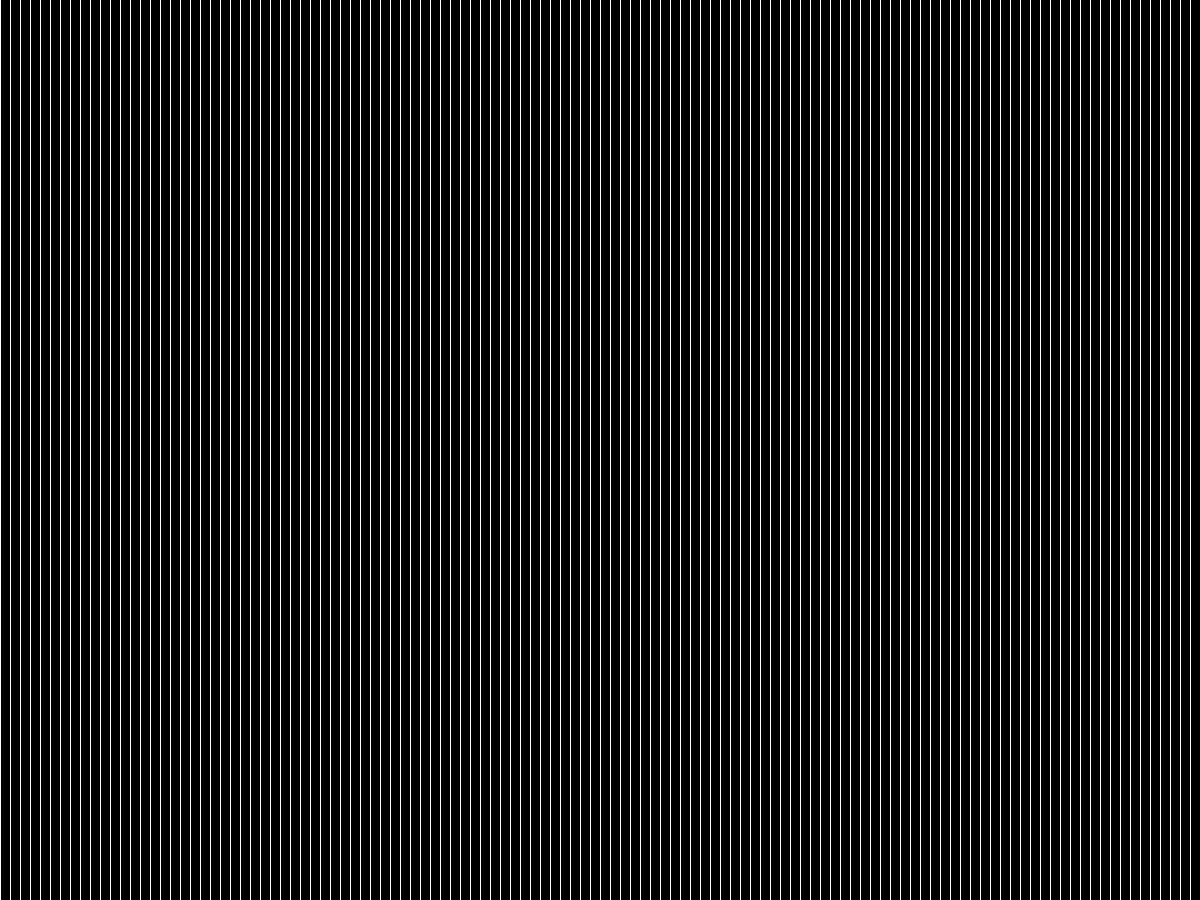
Frame 1 (no input)
Frame 60 (the mouse pressed at the canvas centre just before this capture): identical to frame 1, image omitted
Frame 120 (the mouse held since frame 60 and released just before this capture): identical to frame 1, image omitted

The Processing sketch that drew this single still picture (run headless with seeded random() and noise(); from frame 60 on, the mouse is pressed at the canvas centre):

// Processing sketch: aula10_02_2
// ── aula10_02_2.pde
void setup() {
  size(1200, 900);
  background(0);
  loadPixels(); //carrego a imagem no array pixels[]
  for (int y = 0; y < height; y++) {
    for (int x = 0; x < width; x++) {
      int i = y * width + x;
      if (i%10 == 0) pixels[i] = color(255);
    }
  }
  updatePixels();//atualizo a tela com as modificações feitas no array pixels[]
}

void draw() {
}
